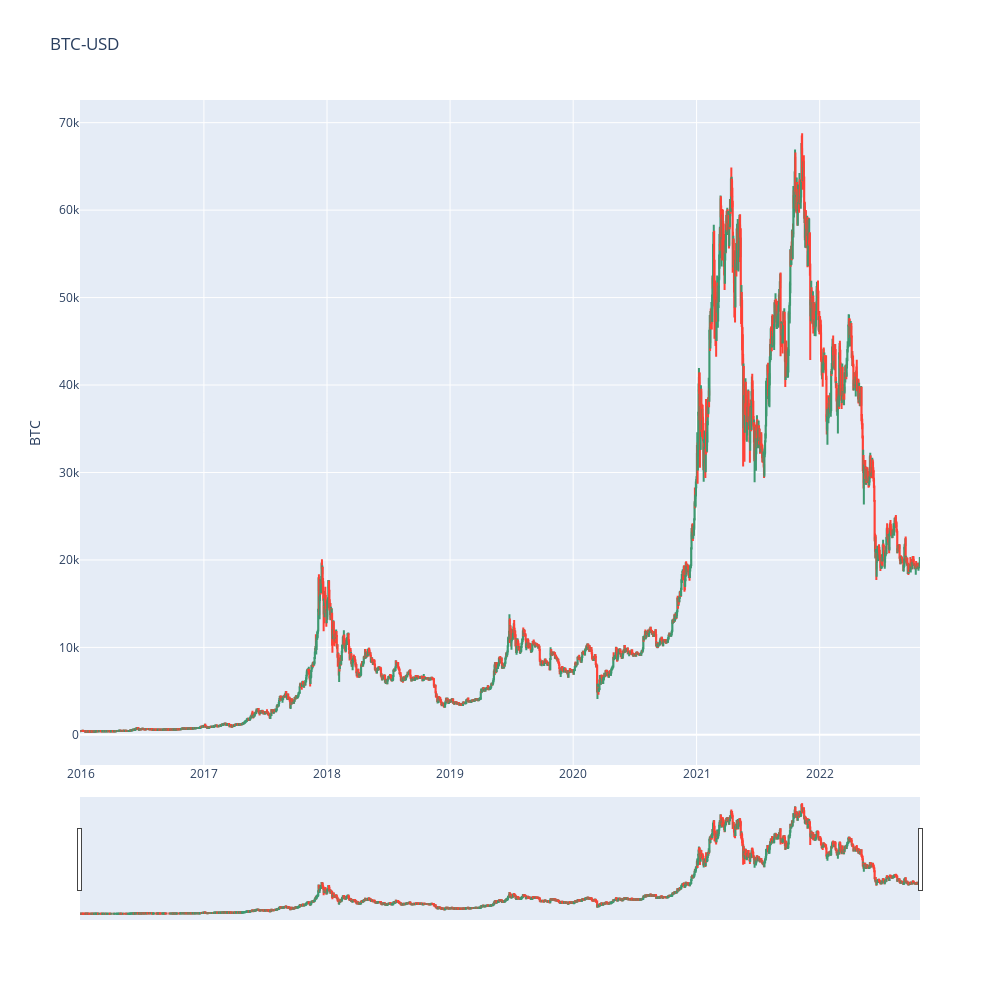

Write notebook code for a chart like this one.
### Code cell
candlestick  = go.Candlestick(
                x=stock_data.index,
                open=stock_data['Open'],
                high=stock_data['High'],
                low=stock_data['Low'],
                close=stock_data['Close'])

fig = go.Figure(data=[candlestick])

fig.update_layout(
    width=1000, height=1000,
    title="BTC-USD",
    yaxis_title='BTC',
)

fig.show()

### Figure 1 — Plotly figure (JSON) as saved in the notebook; plotly's stock layout.template omitted (floating-point values rounded to 4 significant figures; data arrays with more than 128 entries replaced by an {"elided": "..."} marker saying what was removed)
{"data": [{"close": {"elided": "2491 float values"}, "high": {"elided": "2491 float values"}, "low": {"elided": "2491 float values"}, "open": {"elided": "2491 float values"}, "type": "candlestick", "x": {"elided": "2491 str values"}}], "layout": {"height": 1000, "title": {"text": "BTC-USD"}, "width": 1000, "yaxis": {"title": {"text": "BTC"}}}}
